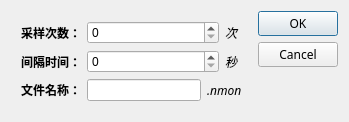
<?xml version="1.0" encoding="UTF-8"?>
<ui version="4.0">
 <class>timer_Dialog</class>
 <widget class="QDialog" name="timer_Dialog">
  <property name="geometry">
   <rect>
    <x>0</x>
    <y>0</y>
    <width>349</width>
    <height>116</height>
   </rect>
  </property>
  <property name="windowTitle">
   <string>nmon设置</string>
  </property>
  <layout class="QHBoxLayout" name="horizontalLayout_2" stretch="0,3">
   <item>
    <layout class="QFormLayout" name="formLayout">
     <property name="leftMargin">
      <number>10</number>
     </property>
     <property name="topMargin">
      <number>10</number>
     </property>
     <property name="rightMargin">
      <number>10</number>
     </property>
     <property name="bottomMargin">
      <number>10</number>
     </property>
     <item row="0" column="0">
      <widget class="QLabel" name="label">
       <property name="font">
        <font>
         <family>微软雅黑</family>
         <pointsize>9</pointsize>
         <weight>75</weight>
         <italic>false</italic>
         <bold>true</bold>
        </font>
       </property>
       <property name="text">
        <string>采样次数：</string>
       </property>
      </widget>
     </item>
     <item row="1" column="0">
      <widget class="QLabel" name="label_2">
       <property name="font">
        <font>
         <family>微软雅黑</family>
         <pointsize>9</pointsize>
         <weight>75</weight>
         <italic>false</italic>
         <bold>true</bold>
        </font>
       </property>
       <property name="text">
        <string>间隔时间：</string>
       </property>
      </widget>
     </item>
     <item row="2" column="0">
      <widget class="QLabel" name="label_3">
       <property name="font">
        <font>
         <family>微软雅黑</family>
         <pointsize>9</pointsize>
         <weight>75</weight>
         <italic>false</italic>
         <bold>true</bold>
        </font>
       </property>
       <property name="text">
        <string>文件名称：</string>
       </property>
      </widget>
     </item>
     <item row="0" column="1">
      <layout class="QHBoxLayout" name="horizontalLayout" stretch="9,1">
       <item>
        <widget class="QSpinBox" name="tap_spinBox"/>
       </item>
       <item>
        <widget class="QLabel" name="label_6">
         <property name="font">
          <font>
           <family>微软雅黑</family>
           <italic>true</italic>
          </font>
         </property>
         <property name="text">
          <string>次</string>
         </property>
        </widget>
       </item>
      </layout>
     </item>
     <item row="1" column="1">
      <layout class="QHBoxLayout" name="horizontalLayout_3" stretch="9,1">
       <item>
        <widget class="QSpinBox" name="time_spinBox"/>
       </item>
       <item>
        <widget class="QLabel" name="label_5">
         <property name="font">
          <font>
           <family>微软雅黑</family>
           <italic>true</italic>
          </font>
         </property>
         <property name="text">
          <string>秒</string>
         </property>
        </widget>
       </item>
      </layout>
     </item>
     <item row="2" column="1">
      <layout class="QHBoxLayout" name="horizontalLayout_4">
       <item>
        <widget class="QLineEdit" name="fileName_lineEdit"/>
       </item>
       <item>
        <widget class="QLabel" name="label_4">
         <property name="font">
          <font>
           <family>微软雅黑</family>
           <italic>true</italic>
          </font>
         </property>
         <property name="text">
          <string>.nmon</string>
         </property>
        </widget>
       </item>
      </layout>
     </item>
    </layout>
   </item>
   <item>
    <widget class="QDialogButtonBox" name="buttonBox">
     <property name="font">
      <font>
       <family>微软雅黑</family>
       <weight>50</weight>
       <italic>false</italic>
       <bold>false</bold>
       <kerning>true</kerning>
      </font>
     </property>
     <property name="orientation">
      <enum>Qt::Vertical</enum>
     </property>
     <property name="standardButtons">
      <set>QDialogButtonBox::Cancel|QDialogButtonBox::Ok</set>
     </property>
    </widget>
   </item>
  </layout>
 </widget>
 <resources/>
 <connections>
  <connection>
   <sender>buttonBox</sender>
   <signal>accepted()</signal>
   <receiver>timer_Dialog</receiver>
   <slot>accept()</slot>
   <hints>
    <hint type="sourcelabel">
     <x>248</x>
     <y>254</y>
    </hint>
    <hint type="destinationlabel">
     <x>157</x>
     <y>274</y>
    </hint>
   </hints>
  </connection>
  <connection>
   <sender>buttonBox</sender>
   <signal>rejected()</signal>
   <receiver>timer_Dialog</receiver>
   <slot>reject()</slot>
   <hints>
    <hint type="sourcelabel">
     <x>316</x>
     <y>260</y>
    </hint>
    <hint type="destinationlabel">
     <x>286</x>
     <y>274</y>
    </hint>
   </hints>
  </connection>
 </connections>
</ui>
